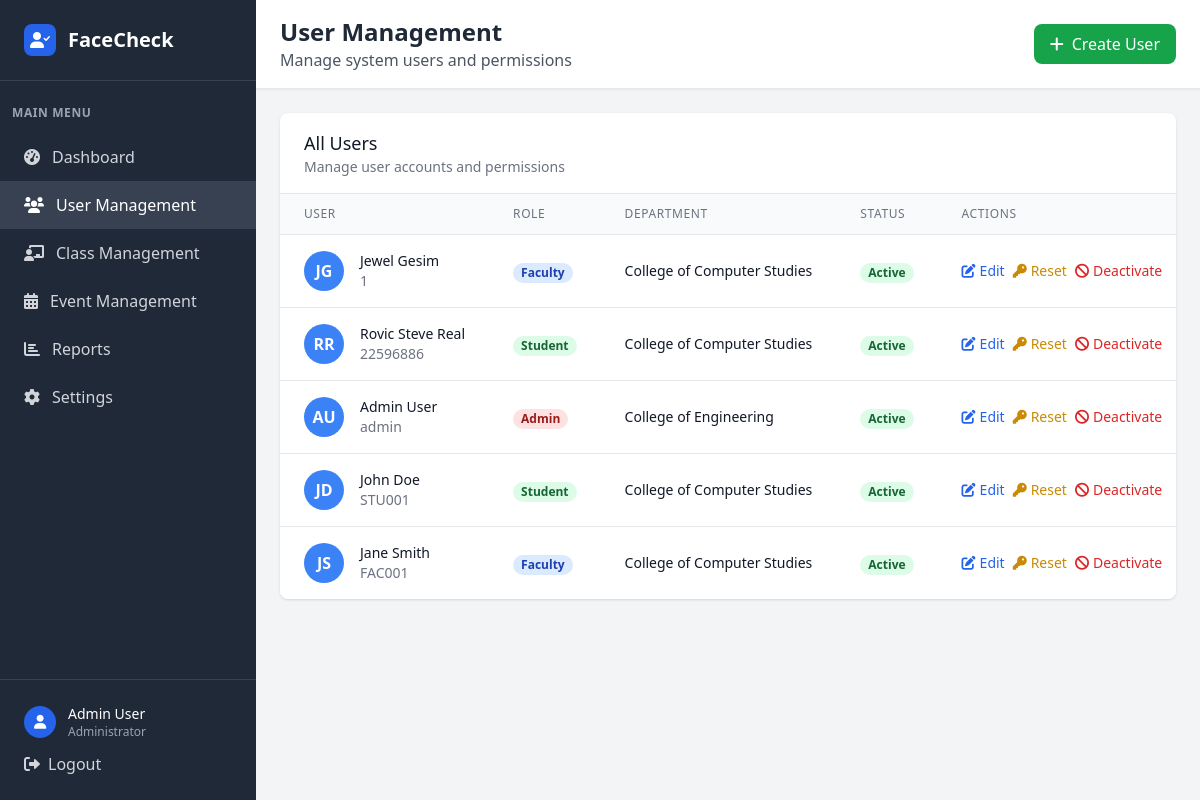
Before: /admin/users (signed in) with the older database file.
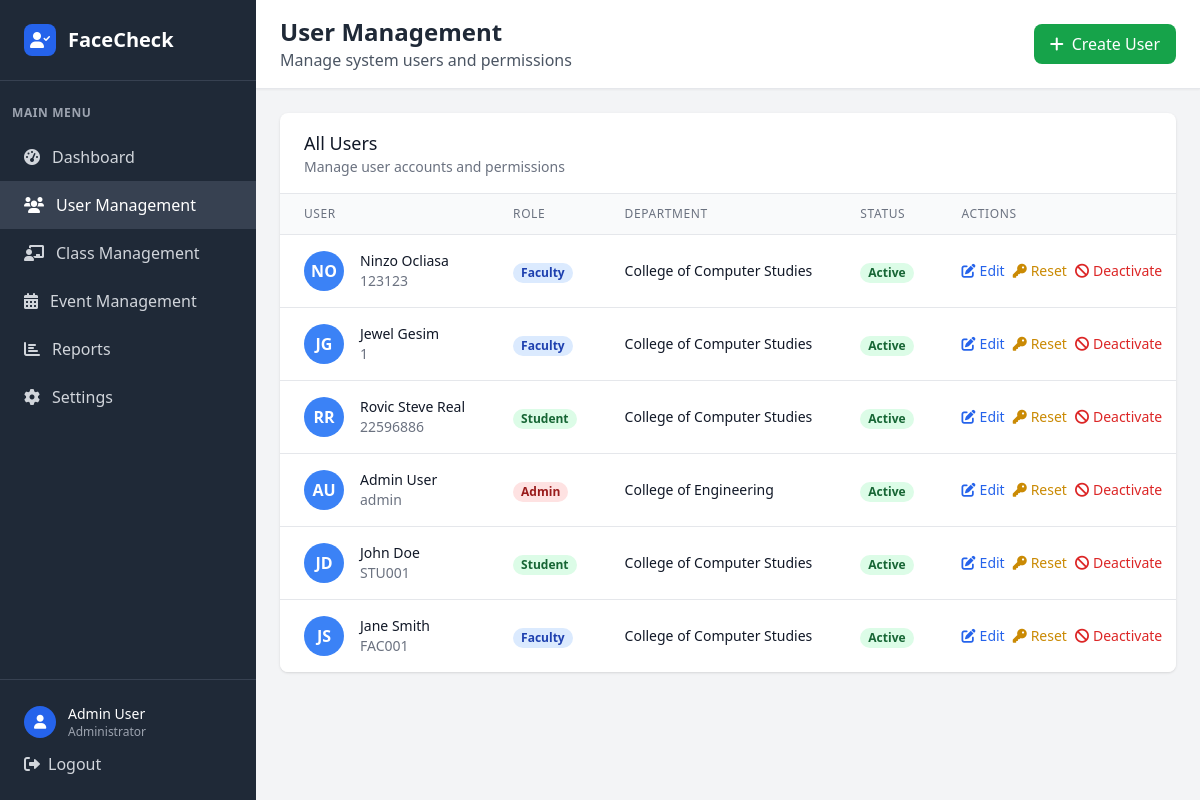
After: the same page with the newer database file.
### tables this page shows
CREATE TABLE user (
            user_id INTEGER PRIMARY KEY AUTOINCREMENT,
            idno VARCHAR(20) NOT NULL UNIQUE,
            firstname VARCHAR(50) NOT NULL,
            lastname VARCHAR(50) NOT NULL,
            role VARCHAR(10) NOT NULL CHECK (role IN ('admin', 'faculty', 'student')),
            password VARCHAR(255) NOT NULL,
            created_at DATETIME DEFAULT CURRENT_TIMESTAMP,
            is_active BOOLEAN DEFAULT 1,
            dept_id INTEGER,
            FOREIGN KEY (dept_id) REFERENCES department(dept_id)
        );

CREATE TABLE department (
            dept_id INTEGER PRIMARY KEY AUTOINCREMENT,
            dept_name VARCHAR(50) NOT NULL
        );

### app.py (the view)
@app.route('/admin/users')
def admin_users():
    if 'user_id' not in session or session['role'] != 'admin':
        return redirect(url_for('login'))
    conn = get_db_connection()
    users = conn.execute('''
        SELECT u.*, d.dept_name,
               CASE WHEN s.student_id IS NOT NULL THEN 'Student'
                    WHEN f.faculty_id IS NOT NULL THEN 'Faculty'
                    ELSE 'Admin' END as user_type
        FROM user u
        LEFT JOIN department d ON u.dept_id = d.dept_id
        LEFT JOIN student s ON u.user_id = s.user_id
        LEFT JOIN faculty f ON u.user_id = f.user_id
        ORDER BY u.created_at DESC
    ''').fetchall()
    departments = conn.execute('SELECT * FROM department ORDER BY dept_name').fetchall()
    courses = conn.execute('SELECT * FROM course ORDER BY course_name').fetchall()
    conn.close()
    return render_template('admin_users.html', users=users, departments=departments, courses=courses)

### app.py (called while the page is built)
def get_db_connection():
    conn = sqlite3.connect('facecheck.db')
    conn.row_factory = sqlite3.Row
    try:
        cur = conn.cursor()
        cur.execute("PRAGMA table_info(faculty)")
        columns = [row[1] for row in cur.fetchall()]
        if 'attendance_image' not in columns:
            cur.execute("ALTER TABLE faculty ADD COLUMN attendance_image VARCHAR(255)")
            conn.commit()
    except Exception:
        pass
    return conn

### templates/admin_users.html (shortened to what this page needs)
<!DOCTYPE html>
<html lang="en">
<head>
    <script src="https://cdn.tailwindcss.com"></script>
    <link href="https://cdnjs.cloudflare.com/ajax/libs/font-awesome/6.0.0/css/all.min.css" rel="stylesheet">
</head>
<body class="bg-gray-100">
    <div class="flex h-screen">
        <div class="w-64 bg-gray-800 text-white">
            <div class="p-6 border-b border-gray-700">
                <div class="flex items-center">
                    <div class="w-8 h-8 bg-blue-600 rounded-lg flex items-center justify-center mr-3">
                        <i class="fas fa-user-check text-white"></i>
                    </div>
                    <h1 class="text-xl font-bold">FaceCheck</h1>
                </div>
            </div>
            <nav class="mt-6">
                <div class="px-3">
                    <div class="text-xs font-semibold text-gray-400 uppercase tracking-wider mb-3">Main Menu</div>
                </div>
                <a href="{{ url_for('dashboard') }}" class="flex items-center px-6 py-3 text-gray-300 hover:bg-gray-700 hover:text-white transition duration-200">
                    <i class="fas fa-tachometer-alt mr-3"></i>
                    Dashboard
                </a>
                <a href="{{ url_for('admin_users') }}" class="flex items-center px-6 py-3 bg-gray-700 text-white">
                    <i class="fas fa-users mr-3"></i>
                    User Management
                </a>
                <a href="{{ url_for('admin_classes') }}" class="flex items-center px-6 py-3 text-gray-300 hover:bg-gray-700 hover:text-white transition duration-200">
                    <i class="fas fa-chalkboard-teacher mr-3"></i>
                    Class Management
                </a>
                <a href="{{ url_for('admin_events') }}" class="flex items-center px-6 py-3 text-gray-300 hover:bg-gray-700 hover:text-white transition duration-200">
                    <i class="fas fa-calendar-alt mr-3"></i>
                    Event Management
                </a>
                <a href="/reports" class="flex items-center px-6 py-3 text-gray-300 hover:bg-gray-700 hover:text-white transition duration-200">
                    <i class="fas fa-chart-bar mr-3"></i>
                    Reports
                </a>
                <a href="/settings" class="flex items-center px-6 py-3 text-gray-300 hover:bg-gray-700 hover:text-white transition duration-200">
                    <i class="fas fa-cog mr-3"></i>
                    Settings
                </a>
            </nav>
            <div class="absolute bottom-0 w-64 p-6 border-t border-gray-700">
                <div class="flex items-center">
                    <div class="w-8 h-8 bg-blue-600 rounded-full flex items-center justify-center mr-3">
                        <i class="fas fa-user text-white text-sm"></i>
                    </div>
                    <div>
                        <div class="text-sm font-medium">Admin User</div>
                        <div class="text-xs text-gray-400">Administrator</div>
                    </div>
                </div>
                <a href="{{ url_for('logout') }}" class="mt-3 flex items-center text-gray-300 hover:text-white transition duration-200">
                    <i class="fas fa-sign-out-alt mr-2"></i>
                    Logout
                </a>
            </div>
        </div>
        <div class="flex-1 flex flex-col overflow-hidden">
            <header class="bg-white shadow-sm border-b border-gray-200">
                <div class="px-6 py-4">
                    <div class="flex items-center justify-between">
                        <div>
                            <h2 class="text-2xl font-bold text-gray-800">User Management</h2>
                            <p class="text-gray-600">Manage system users and permissions</p>
                        </div>
                        <button onclick="openCreateModal()" class="bg-green-600 text-white px-4 py-2 rounded-lg hover:bg-green-700 transition duration-200 flex items-center">
                            <i class="fas fa-plus mr-2"></i>
                            Create User
                        </button>
                    </div>
                </div>
            </header>
            <main class="flex-1 overflow-y-auto p-6">
                <div class="bg-white rounded-lg shadow overflow-hidden">
                    <div class="px-6 py-4 border-b border-gray-200">
                        <h3 class="text-lg font-medium text-gray-900">All Users</h3>
                        <p class="text-sm text-gray-500">Manage user accounts and permissions</p>
                    </div>
                    <div class="overflow-x-auto">
                        <table class="min-w-full divide-y divide-gray-200">
                            <thead class="bg-gray-50">
                                <tr>
                                    <th class="px-6 py-3 text-left text-xs font-medium text-gray-500 uppercase tracking-wider">User</th>
                                    <th class="px-6 py-3 text-left text-xs font-medium text-gray-500 uppercase tracking-wider">Role</th>
                                    <th class="px-6 py-3 text-left text-xs font-medium text-gray-500 uppercase tracking-wider">Department</th>
                                    <th class="px-6 py-3 text-left text-xs font-medium text-gray-500 uppercase tracking-wider">Status</th>
                                    <th class="px-6 py-3 text-left text-xs font-medium text-gray-500 uppercase tracking-wider">Actions</th>
                                </tr>
                            </thead>
                            <tbody class="bg-white divide-y divide-gray-200">
                                {% for user in users %}
                                <tr class="hover:bg-gray-50">
                                    <td class="px-6 py-4 whitespace-nowrap">
                                        <div class="flex items-center">
                                            <div class="flex-shrink-0 h-10 w-10">
                                                <div class="h-10 w-10 rounded-full bg-blue-500 flex items-center justify-center text-white font-bold">
                                                    {{ user.firstname[0] }}{{ user.lastname[0] }}
                                                </div>
                                            </div>
                                            <div class="ml-4">
                                                <div class="text-sm font-medium text-gray-900">{{ user.firstname }} {{ user.lastname }}</div>
                                                <div class="text-sm text-gray-500">{{ user.idno }}</div>
                                            </div>
                                        </div>
                                    </td>
                                    <td class="px-6 py-4 whitespace-nowrap">
                                        <span class="px-2 inline-flex text-xs leading-5 font-semibold rounded-full
                                            {% if user.role == 'admin' %}bg-red-100 text-red-800
                                            {% elif user.role == 'faculty' %}bg-blue-100 text-blue-800
                                            {% else %}bg-green-100 text-green-800{% endif %}">
                                            {{ user.role.title() }}
                                        </span>
                                    </td>
                                    <td class="px-6 py-4 whitespace-nowrap text-sm text-gray-900">
                                        {{ user.dept_name or 'N/A' }}
                                    </td>
                                    <td class="px-6 py-4 whitespace-nowrap">
                                        <span class="px-2 inline-flex text-xs leading-5 font-semibold rounded-full
                                            {% if user.is_active %}bg-green-100 text-green-800{% else %}bg-red-100 text-red-800{% endif %}">
                                            {% if user.is_active %}Active{% else %}Inactive{% endif %}
                                        </span>
                                    </td>
                                    <td class="px-6 py-4 whitespace-nowrap text-sm font-medium">
                                        <div class="flex space-x-2">
                                            <a href="{{ url_for('edit_user', user_id=user.user_id) }}" class="text-blue-600 hover:text-blue-900 flex items-center">
                                                <i class="fas fa-edit mr-1"></i>
                                                Edit
                                            </a>
                                            <button data-user-id="{{ user.user_id }}" data-user-name="{{ user.firstname|e }} {{ user.lastname|e }}" onclick="openResetModal(this.dataset.userId, this.dataset.userName)" class="text-yellow-600 hover:text-yellow-900 flex items-center">
                                                <i class="fas fa-key mr-1"></i>
                                                Reset
                                            </button>
                                            <form method="POST" action="{{ url_for('toggle_user_status', user_id=user.user_id) }}" class="inline">
                                                <button type="submit" class="{% if user.is_active %}text-red-600 hover:text-red-900{% else %}text-green-600 hover:text-green-900{% endif %} flex items-center">
                                                    <i class="fas {% if user.is_active %}fa-ban{% else %}fa-check{% endif %} mr-1"></i>
                                                    {% if user.is_active %}Deactivate{% else %}Activate{% endif %}
                                                </button>
                                            </form>
                                        </div>
                                    </td>
                                </tr>
                                {% endfor %}
                            </tbody>
                        </table>
                    </div>
                </div>
            </main>
        </div>
    </div>
</body>
</html>

Changed rows visible on the page:
added user: firstname "N", lastname "O", firstname "Ninzo", lastname "Ocliasa", idno "123123", role "Faculty", dept_name "College of Computer Studies", is_active "Active"
